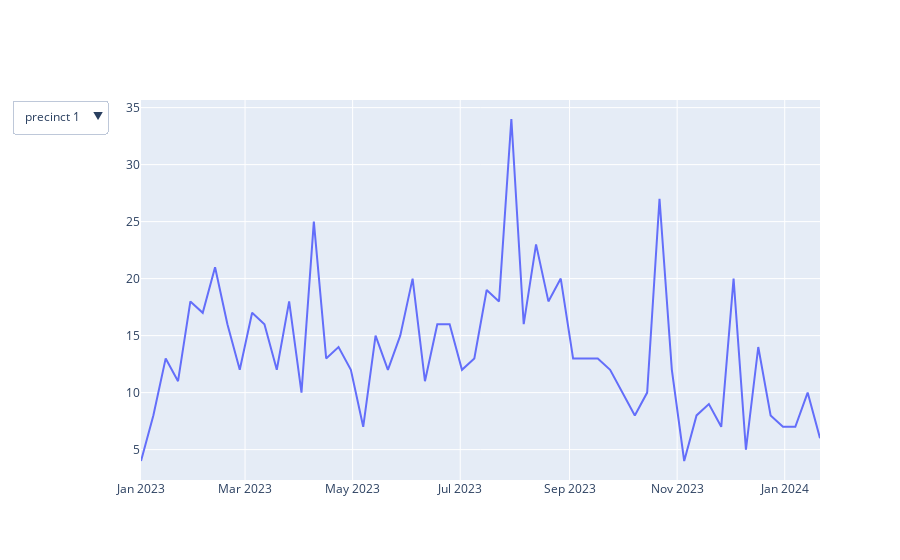

Notebook source saved alongside this figure:
### Code cell
#https://stackoverflow.com/questions/59406167/plotly-how-to-filter-a-pandas-dataframe-using-a-dropdown-menu
NPERIODS = 365

# # plotly
fig = go.Figure()

# set up ONE trace
fig.add_trace(go.Scatter(x=df_scatter.index,
                         y=df_scatter[df_scatter.columns[0]],
                         visible=True)
             )

updatemenu = []
buttons = []

# button with one option for each dataframe
for col in df_scatter.columns:
    buttons.append(dict(method='restyle',
                        label=col,
                        visible=True,
                        args=[{'y':[df_scatter[col]],
                               'x':[df_scatter.index],
                               'type':'scatter'}, [0]],
                        )
                  )

# some adjustments to the updatemenus
updatemenu = []
your_menu = dict()
updatemenu.append(your_menu)

updatemenu[0]['buttons'] = buttons
updatemenu[0]['direction'] = 'down'
updatemenu[0]['showactive'] = True

# add dropdown menus to the figure
fig.update_layout(showlegend=False, updatemenus=updatemenu)
fig.show()
